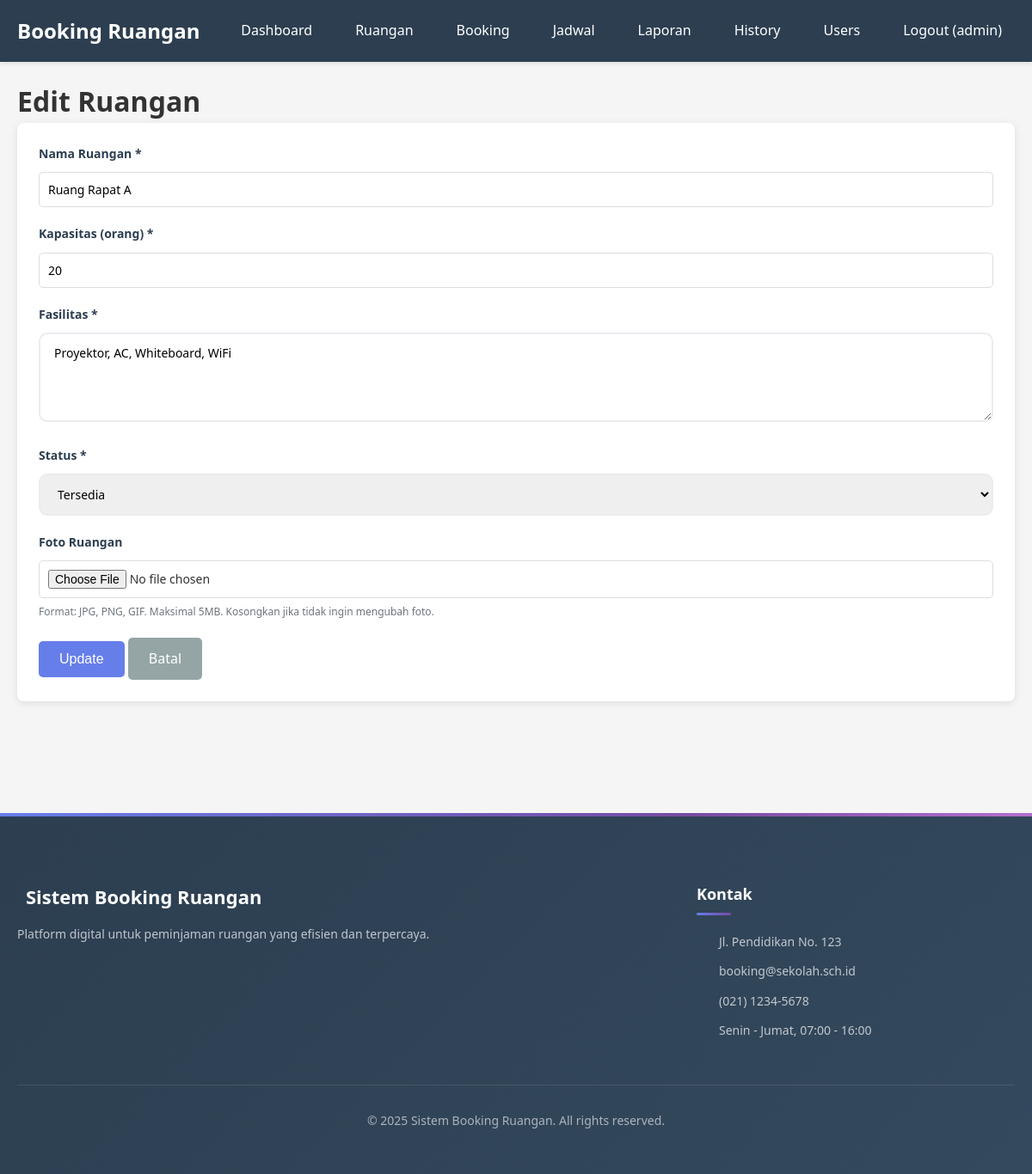
Screenshot of /admin/ruangan_edit.php?id=1 (signed in) with the database file from the repository.
### tables this page shows
CREATE TABLE IF NOT EXISTS ruangan (
    id INT AUTO_INCREMENT PRIMARY KEY,
    nama_ruangan VARCHAR(100) NOT NULL,
    kapasitas INT NOT NULL,
    fasilitas TEXT,
    lokasi VARCHAR(255) DEFAULT NULL,
    status ENUM('tersedia', 'maintenance') DEFAULT 'tersedia',
    foto VARCHAR(255),
    created_at TIMESTAMP DEFAULT CURRENT_TIMESTAMP
);

### config/functions.php (called while the page is built, shortened)
<?php
function clean_input($data) {
    global $conn;
    $data = trim($data);
    $data = stripslashes($data);
    $data = htmlspecialchars($data);
    $data = mysqli_real_escape_string($conn, $data);
    return $data;
}
?>

### admin/ruangan_edit.php (the view, shortened to what this page needs)
<?php
require_once '../config/database.php';
require_once '../config/functions.php';
$id = isset($_GET['id']) ? clean_input($_GET['id']) : 0;
$query = "SELECT * FROM ruangan WHERE id = '$id'";
$result = mysqli_query($conn, $query);
$ruangan = mysqli_fetch_assoc($result);
?>
<!DOCTYPE html>
<html lang="id">
<head>
    <link rel="stylesheet" href="../assets/css/style.css">
</head>
<body>
    <?php include '../includes/navbar.php'; ?>
    <div class="container">
        <h1>Edit Ruangan</h1>
        <div class="card">
            <form method="POST" action="" enctype="multipart/form-data">
                <div class="form-group">
                    <label>Nama Ruangan *</label>
                    <input type="text" name="nama_ruangan" value="<?php echo $ruangan['nama_ruangan']; ?>" required>
                </div>
                <div class="form-group">
                    <label>Kapasitas (orang) *</label>
                    <input type="number" name="kapasitas" value="<?php echo $ruangan['kapasitas']; ?>" required min="1">
                </div>
                <div class="form-group">
                    <label>Fasilitas *</label>
                    <textarea name="fasilitas" rows="4" required><?php echo $ruangan['fasilitas']; ?></textarea>
                </div>
                <div class="form-group">
                    <label>Status *</label>
                    <select name="status" required>
                        <option value="tersedia" <?php echo ($ruangan['status'] == 'tersedia') ? 'selected' : ''; ?>>Tersedia</option>
                    </select>
                </div>
                <div class="form-group">
                    <label>Foto Ruangan</label>
                    <input type="file" name="foto" accept="image/*">
                    <small>Format: JPG, PNG, GIF. Maksimal 5MB. Kosongkan jika tidak ingin mengubah foto.</small>
                </div>
                <button type="submit" class="btn btn-primary">Update</button>
                <a href="ruangan.php" class="btn btn-secondary">Batal</a>
            </form>
        </div>
    </div>
    <?php include '../includes/footer.php'; ?>
</body>
</html>

### rows the page displays
ruangan: nama_ruangan "Ruang Rapat A", kapasitas "20", fasilitas "Proyektor, AC, Whiteboard, WiFi", status "Tersedia"

### other values shown
$_SESSION['username'] "admin"
